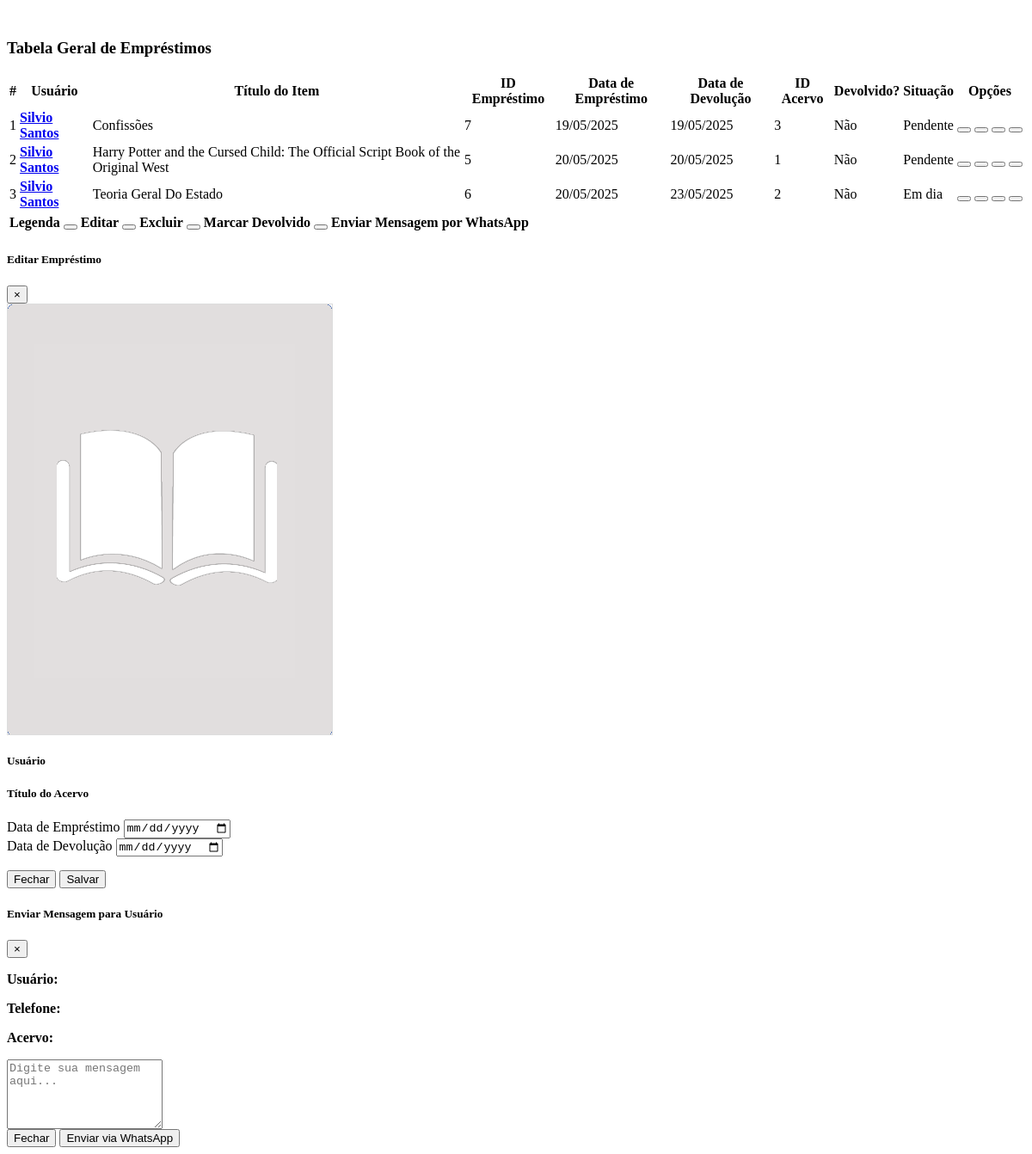
Screenshot of /admin/cad_emprestimos/tabela.php (signed in) with the database file from the repository.
### tables this page shows
CREATE TABLE "emprestimos" (
	"id"	INTEGER,
	"user_id"	INTEGER NOT NULL,
	"acervo_id"	INTEGER NOT NULL,
	"total_dias"	INTEGER NOT NULL,
	"data_atual"	DATE NOT NULL,
	"data_devolucao"	DATE NOT NULL,
	"dia_semana"	TEXT NOT NULL,
	"devolvido"	TEXT NOT NULL DEFAULT 'Não',
	"data_entregue"	DATE,
	PRIMARY KEY("id" AUTOINCREMENT),
	FOREIGN KEY("user_id") REFERENCES "cad_usuario"("id"),
	FOREIGN KEY("acervo_id") REFERENCES "cad_acervo"("id")
);

CREATE TABLE "cad_usuario" (
	"id"	INTEGER,
	"nome"	BLOB NOT NULL,
	"login"	TEXT NOT NULL,
	"nivel"	INTEGER NOT NULL,
	"turma"	TEXT,
	"fone"	TEXT,
	"email"	TEXT,
	"foto"	TEXT, senha TEXT,
	PRIMARY KEY("id" AUTOINCREMENT)
);

CREATE TABLE cad_acervo (
    id INTEGER PRIMARY KEY AUTOINCREMENT, 
    titulo TEXT NOT NULL, 
    categoria INTEGER NOT NULL, 
    tipo INTEGER NOT NULL, 
    isbn TEXT, 
    autor TEXT, 
    editora TEXT, 
    setor TEXT, 
    quantidade INTEGER, 
    estante TEXT, 
    prateleira TEXT, 
    sinopse TEXT, 
    capa TEXT, 
    codigo TEXT
);

### admin/cad_emprestimos/tabela.php (the view, shortened to what this page needs)
<?php
if (!isset($_SESSION['user_id'])) {
    header("Location: ../../index.php");
    exit();
} else {
    $db = new SQLite3('../../data/bibliotecario.db');
}
$query = "
    SELECT e.*, e.id as id_emprestimo, u.id as user_id, u.nome as nome_usuario, a.id as acervo_id, a.titulo as titulo_acervo
    FROM emprestimos e
    LEFT JOIN cad_usuario u ON e.user_id = u.id
    LEFT JOIN cad_acervo a ON e.acervo_id = a.id
    ORDER BY e.data_devolucao ASC
";
$result = $db->query($query);
function formatDateToCompare($date) {
    $d = DateTime::createFromFormat('d/m/Y', $date);
    return $d ? $d->format('Y-m-d') : $date;
}
function formatDateToDisplay($date) {
    $d = DateTime::createFromFormat('Y-m-d', $date);
    return $d ? $d->format('d/m/Y') : $date;
}
?>
<h3>Tabela Geral de Empréstimos</h3>
<div class="table-responsive">
<table class="table table-bordered table-striped" class="display" id="emprestimos">
    <thead>
        <tr>
            <th>#</th>
            <th>Usuário</th>
            <th>Título do Item</th>
            <th>ID Empréstimo</th>
            <th>Data de Empréstimo</th>
            <th>Data de Devolução</th>
            <th>ID Acervo</th>
            <th>Devolvido?</th>
            <th>Situação</th>
            <th class='text-center'>Opções</th>
        </tr>
    </thead>
    <tbody>
        <?php
        $ordem = 1;
        while ($row = $result->fetchArray(SQLITE3_ASSOC)) {
            $dataDevolucao = formatDateToCompare($row['data_devolucao']);
            $currentDate = date('Y-m-d');
            $situacao = "";
            $rowClass = '';
            if (strtolower($row['devolvido']) === 'sim') {
                $rowClass = 'bg-verde';
                $situacao = "Em dia";
            } elseif ($dataDevolucao < $currentDate) {
                $rowClass = 'bg-vermelho';
                $situacao = "Pendente";
            } elseif ($dataDevolucao == date('Y-m-d', strtotime('+1 day', strtotime($currentDate))) || $dataDevolucao == $currentDate ) {
                $rowClass = 'bg-amarelo';
                $situacao = "Em dia";
            }else{
                $situacao = "Em dia";
            }
            $dataAtual = formatDateToDisplay($row['data_atual']);
            $dataDevolucao = formatDateToDisplay($row['data_devolucao']);
            echo "<tr class='{$rowClass}'>";
            echo "<td>" . htmlspecialchars($ordem) . "</td>";
            echo "<td><b><a href='#'  class='user-info' data-id='" . htmlspecialchars($row['user_id']) . "'>" . htmlspecialchars($row['nome_usuario']) . "</a></b></td>";
            echo "<td><span class='{$rowClass}'>" . htmlspecialchars($row['titulo_acervo']) . "</span></td>";
            echo "<td><span class='{$rowClass}'>" . htmlspecialchars($row['id']) . "</span></td>";
            echo "<td><span class='{$rowClass}'>" . htmlspecialchars($dataAtual) . "</span></td>";
            echo "<td><span class='{$rowClass}'>" . htmlspecialchars($dataDevolucao) . "</span></td>";
            echo "<td><span class='{$rowClass}'>" . htmlspecialchars($row['acervo_id']) . "</span></td>";
            echo "<td><span class='{$rowClass}'>" . htmlspecialchars($row['devolvido']) . "</span></td>";
            echo "<td><span class='{$rowClass}'>" . htmlspecialchars($situacao) . "</span></td>";
            echo "<td class='text-center' style='white-space: nowrap;'>
                <div class='action-buttons'>
                    <button type='button' class='btn btn-primary btn-sm btn-rounded btn-icon edit-btn' data-id='" . $row['id_emprestimo'] . "'>
                        <i class='glyphicon glyphicon-edit'></i>
                    </button>
                    <button type='button' class='btn btn-danger btn-sm btn-rounded btn-icon delete-btn' data-id='" . $row['id_emprestimo'] . "'>
                        <i class='glyphicon glyphicon-trash'></i>
                    </button>
                    <button type='button' class='btn btn-info btn-sm btn-rounded btn-icon devolvido-btn' data-id='" . $row['id_emprestimo'] . "'>
                        <i class='glyphicon glyphicon-ok'></i>
                    </button>
                    <button class='btn btn-success btn-sm btn-rounded btn-icon msg-btn ' data-id='" . $row['id_emprestimo'] . "'>
                        <i class='fa fa-whatsapp'></i>
                    </button>
                </div>
            </td>";
            echo "</tr>";
            $ordem++;
        }
        ?>
    </tbody>
</table>
</div>
<table class="table">
<tr>
            <th>Legenda</th>
            <th>
                <button type='button' class='btn btn-primary btn-rounded btn-icon '>
                </button> Editar
            </th>
            <th>
                <button type='button' class='btn btn-danger btn-rounded btn-icon '>
                </button> Excluir
            </th>
            <th>
                <button type='button' class='btn btn-info btn-rounded btn-icon '>
                </button> Marcar Devolvido
            </th>
            <th>
                <button class='btn btn-success'>
                </button> Enviar Mensagem por WhatsApp
            </th>
        </tr>
</table>
<div class="modal fade" id="modalEditarEmprestimo" tabindex="-1" role="dialog" aria-labelledby="modalEditarEmprestimoLabel" aria-hidden="true">
  <div class="modal-dialog modal-lg" role="document">
    <div class="modal-content">
      <div class="modal-header">
        <h5 class="modal-title" id="modalEditarEmprestimoLabel">Editar Empréstimo</h5>
        <button type="button" class="close" data-dismiss="modal" aria-label="Close">
          <span aria-hidden="true">&times;</span>
        </button>
      </div>
      <div class="modal-body">
        <form id="formEditarEmprestimo">
          <div class="row">
            <div class="col-md-4 text-center">
              <img id="acervoCapa" src="../img/book.png" alt="Capa do Acervo" style="max-width: 100%; height: auto; border: 1px solid #ddd;">
            </div>
            <div class="col-md-8">
              <h5>Usuário</h5>
              <h5>Título do Acervo</h5>
              <div class="form-group">
                <label for="dataAtual">Data de Empréstimo</label>
                <input type="date" class="form-control" id="dataAtual" name="dataAtual">
              </div>
              <div class="form-group">
                <label for="dataDevolucao">Data de Devolução</label>
                <input type="date" class="form-control" id="dataDevolucao" name="dataDevolucao">
              </div>
            </div>
          </div>
        </form>
      </div>
      <div class="modal-footer">
        <button type="button" class="btn btn-secondary" data-dismiss="modal">Fechar</button>
        <button type="button" class="btn btn-primary" id="salvarEdicaoEmprestimo">Salvar</button>
      </div>
    </div>
  </div>
</div>
<div class="modal fade" id="modalEnviarMensagem" tabindex="-1" role="dialog" aria-labelledby="modalEnviarMensagemLabel" aria-hidden="true">
  <div class="modal-dialog" role="document">
    <div class="modal-content">
      <div class="modal-header">
        <h5 class="modal-title" id="modalEnviarMensagemLabel">Enviar Mensagem para Usuário</h5>
        <button type="button" class="close" data-dismiss="modal" aria-label="Close">
          <span aria-hidden="true">&times;</span>
        </button>
      </div>
      <div class="modal-body">
        <p><strong>Usuário:</strong> <span id="mensagemUsuarioNome"></span></p>
        <p><strong>Telefone:</strong> <span id="mensagemUsuarioFone"></span></p>
        <p><strong>Acervo:</strong> <span id="mensagemAcervoTitulo"></span></p>
        <textarea class="form-control" id="mensagemTexto" rows="5" placeholder="Digite sua mensagem aqui..."></textarea>
      </div>
      <div class="modal-footer">
        <button type="button" class="btn btn-secondary" data-dismiss="modal">Fechar</button>
        <button type="button" class="btn btn-success" id="enviarMensagemWhatsApp">Enviar via WhatsApp</button>
      </div>
    </div>
  </div>
</div>

### rows the page displays
emprestimos: user.nome "Silvio Santos", acervo.titulo "Confissões", id "7", data_atual "19/05/2025", data_devolucao "19/05/2025", acervo "3", devolvido "Não", situacao "Pendente"
emprestimos: user.nome "Silvio Santos", acervo.titulo "Harry Potter and the Cursed Child: The Official Script Book of the Original West", id "5", data_atual "20/05/2025", data_devolucao "20/05/2025", acervo "1", devolvido "Não", situacao "Pendente"
emprestimos: user.nome "Silvio Santos", acervo.titulo "Teoria Geral Do Estado", id "6", data_atual "20/05/2025", data_devolucao "23/05/2025", acervo "2", devolvido "Não", situacao "Em dia"
